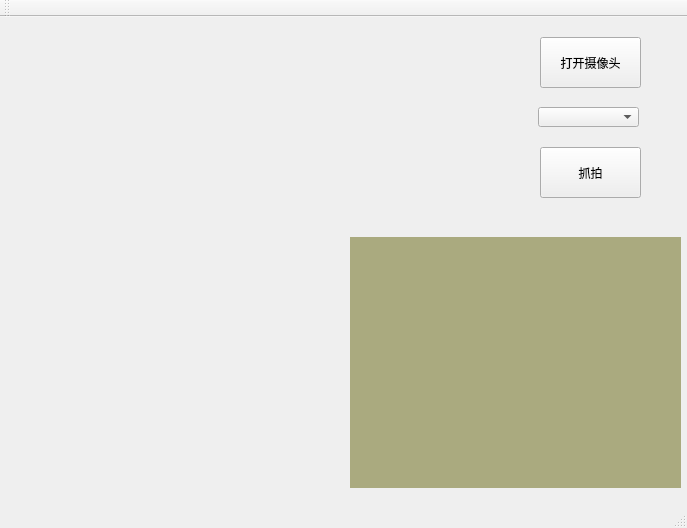
<?xml version="1.0" encoding="UTF-8"?>
<ui version="4.0">
 <class>MainWindow</class>
 <widget class="QMainWindow" name="MainWindow">
  <property name="geometry">
   <rect>
    <x>0</x>
    <y>0</y>
    <width>687</width>
    <height>528</height>
   </rect>
  </property>
  <property name="windowTitle">
   <string>MainWindow</string>
  </property>
  <widget class="QWidget" name="centralWidget">
   <widget class="QPushButton" name="startBtn">
    <property name="geometry">
     <rect>
      <x>540</x>
      <y>20</y>
      <width>101</width>
      <height>51</height>
     </rect>
    </property>
    <property name="text">
     <string>打开摄像头</string>
    </property>
   </widget>
   <widget class="QComboBox" name="comboBox">
    <property name="geometry">
     <rect>
      <x>538</x>
      <y>90</y>
      <width>101</width>
      <height>20</height>
     </rect>
    </property>
   </widget>
   <widget class="QWidget" name="widget" native="true">
    <property name="geometry">
     <rect>
      <x>9</x>
      <y>9</y>
      <width>331</width>
      <height>241</height>
     </rect>
    </property>
   </widget>
   <widget class="QLabel" name="label">
    <property name="geometry">
     <rect>
      <x>350</x>
      <y>220</y>
      <width>331</width>
      <height>251</height>
     </rect>
    </property>
    <property name="styleSheet">
     <string notr="true">background-color: rgb(170, 170, 127);</string>
    </property>
    <property name="text">
     <string/>
    </property>
   </widget>
   <widget class="QPushButton" name="captureBtn">
    <property name="geometry">
     <rect>
      <x>540</x>
      <y>130</y>
      <width>101</width>
      <height>51</height>
     </rect>
    </property>
    <property name="text">
     <string>抓拍</string>
    </property>
   </widget>
  </widget>
  <widget class="QMenuBar" name="menuBar">
   <property name="geometry">
    <rect>
     <x>0</x>
     <y>0</y>
     <width>687</width>
     <height>23</height>
    </rect>
   </property>
  </widget>
  <widget class="QToolBar" name="mainToolBar">
   <attribute name="toolBarArea">
    <enum>TopToolBarArea</enum>
   </attribute>
   <attribute name="toolBarBreak">
    <bool>false</bool>
   </attribute>
  </widget>
  <widget class="QStatusBar" name="statusBar"/>
 </widget>
 <layoutdefault spacing="6" margin="11"/>
 <resources/>
 <connections/>
</ui>
